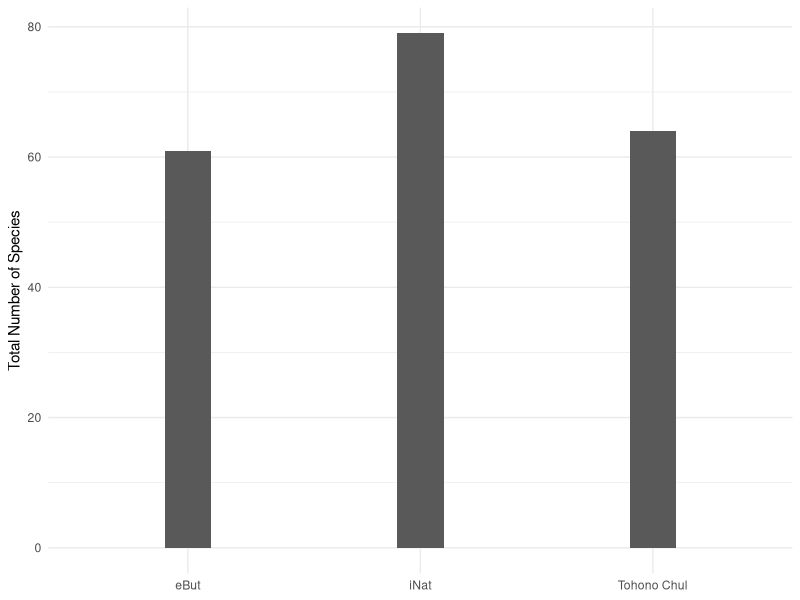
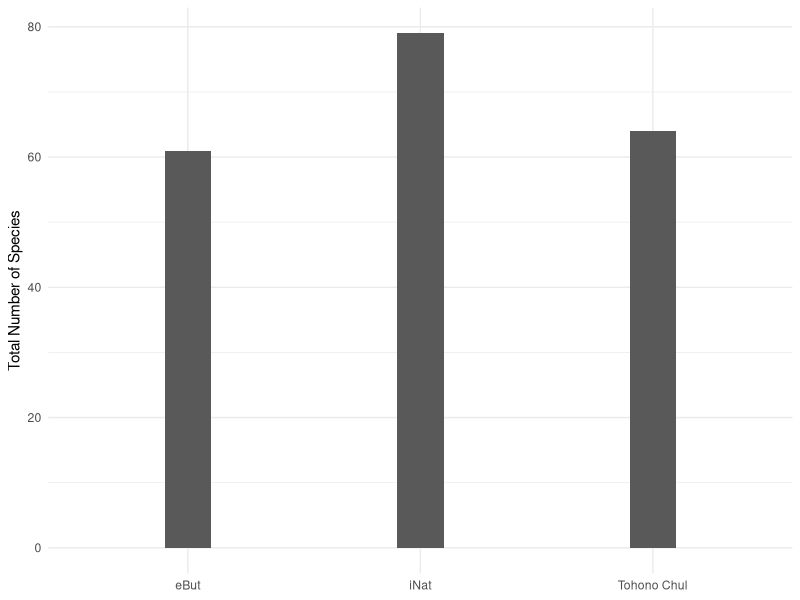

These charts were generated, in order, by the following R code:
#Graphgin Richness
#Jazmyn Winzer 
#jiwinzer@email.arizona.edu 
#2020-7-8

#Here we are loading in that data and needed packages for graphing and such
library(tidyverse)
library(dplyr)
library(ggplot2)

iNat <- read_csv("iNaturalist.csv")
Andy <- read_csv("eBut_ah.csv")
Az <- read_csv("eBut_az.csv")

#Now we have to determine the different types of species we see across all sites
#This is divided by our data sources
unique_iNat <- unique(iNat$Species, incomparables = FALSE)
unique_Andy<- unique(Andy$Species, incomparables = FALSE)
unique_AZ <- unique(Az$Species, incomparables = FALSE)

#Above we had data frame/list of all the unique species
#Then we counted how many names appeared in each list
iNat_total <- length(unique_iNat)
Tohono_Chul_total <- length(unique_Andy)
Tucson_total <- length(unique_AZ)

#Then we created a new data frame of one variable (total number of names per list)
#Then we cleaned up the data frame we made 
Richness <- data.frame(iNat_total, Tohono_Chul_total, Tucson_total)

Richness_Data_Frame <- 
  Richness %>%
  rename(
    "iNat" = iNat_total, 
    "Tohono Chul" = Tohono_Chul_total,
    "eBut" = Tucson_total)

#Richness_Data_Frame

#We then converted our single row data frame into a three row data frame
#Then we made a bar chart out of our new data frame 
working_df <- data.frame(Site = c("iNat","Tohono Chul","eBut"),
                         Total = c(79, 64, 61))

Richness_plot <- ggplot(working_df, aes(x = Site, y = Total)) +
  geom_bar(stat = "identity", width = 0.2) +
  theme_minimal() +
  xlab(NULL) +
  ylab("Total Number of Species")

print(Richness_plot)

ggsave(filename = "Richness Visual.png",
       plot = Richness_plot,
       width = 4.75,
       height = 3)

